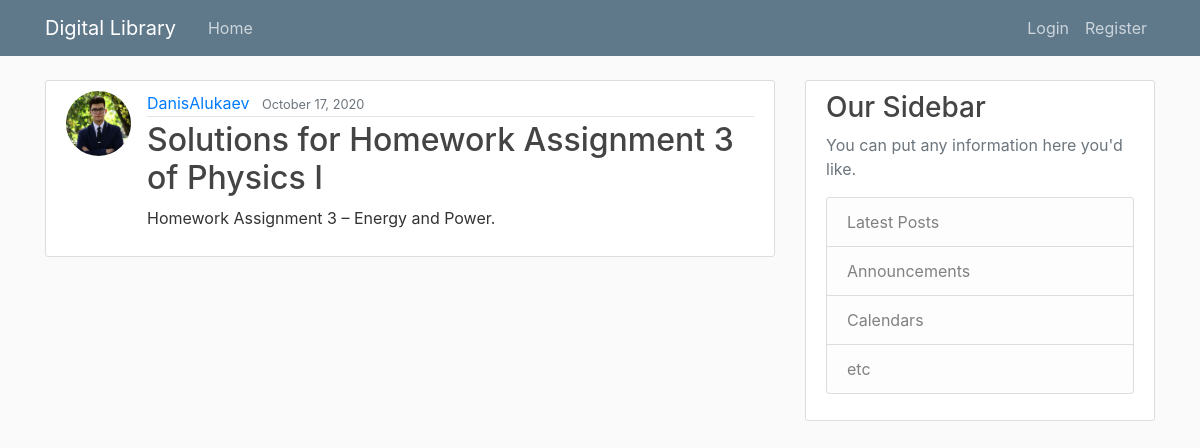
The app's page /content/14/ with its own data.
### Storage/models.py (models this page shows, shortened)
class Upload(models.Model):
    title = models.CharField(max_length=50)
    content = models.TextField()
    date = models.DateTimeField(default=timezone.now)
    user = models.ForeignKey(User, on_delete=models.CASCADE)
    tags = models.ManyToManyField(Tag, help_text="Select the tags")

### Users/models.py (models this page shows, shortened)
class Profile(models.Model):
    user = models.OneToOneField(User, on_delete=models.CASCADE)
    image = models.ImageField(default='default.jpg', upload_to='profile_pics')

### Storage/views.py (the view)
# urls.py: path('content/<int:pk>/', UploadDetailView.as_view(), name='Content-detail'),
class UploadDetailView(DetailView):
    model = Upload

### Storage/templates/Storage/Upload_detail.html (shortened to what this page needs)
{% extends "Storage/base.html" %}
{% block content %}
        <article class="media content-section">
            <img class="rounded-circle article-img" src="{{ upload.user.profile.image.url }}">
          <div class="media-body">
            <div class="article-metadata">
              <a class="mr-2" href="{% url 'User-uploads' upload.user.username %}">{{ upload.user }}</a>
              <small class="text-muted">{{ upload.date|date:"F d, Y" }}</small>
            </div>
            <h2 class="article-title">{{ upload.title }}</h2>
            <p class="article-content">{{ upload.content }}</p>
          </div>
        </article>
{% endblock content%}

### Storage/static/Storage/main.css (style rules this page uses)
body { background: #fafafa; color: #333333; margin-top: 5rem; }
h1, h2, h3, h4, h5, h6 { color: #444444; }
.content-section { background: #ffffff; padding: 10px 20px; border: 1px solid #dddddd; border-radius: 3px; margin-bottom: 20px; }
.article-title { color: #444444; }
.article-content { white-space: pre-line; }
.article-img { height: 65px; width: 65px; margin-right: 16px; }
.article-metadata { padding-bottom: 1px; margin-bottom: 4px; border-bottom: 1px solid #e3e3e3 }

### records on screen
Upload: user.profile.image (placeholder picture), user "DanisAlukaev", date "October 17, 2020", title "Solutions for Homework Assignment 3 of Physics I", content "Homework Assignment 3 – Energy and Power."
